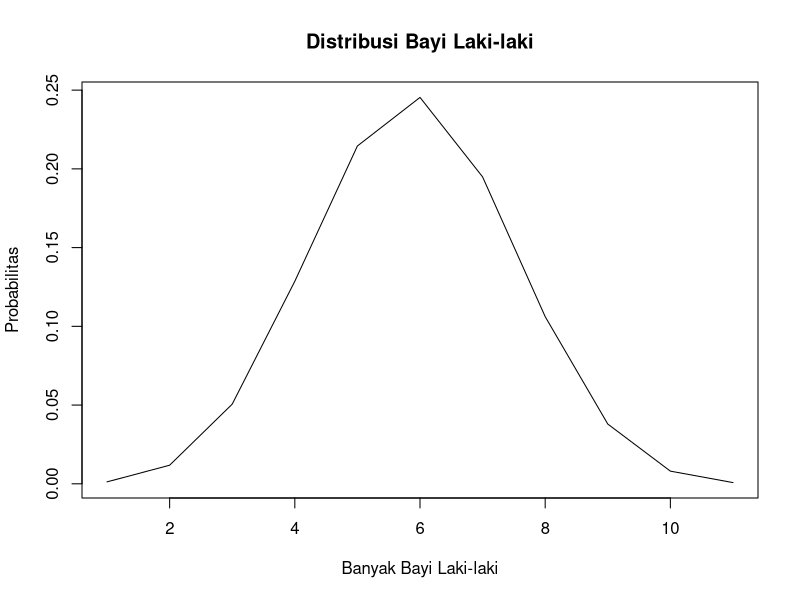
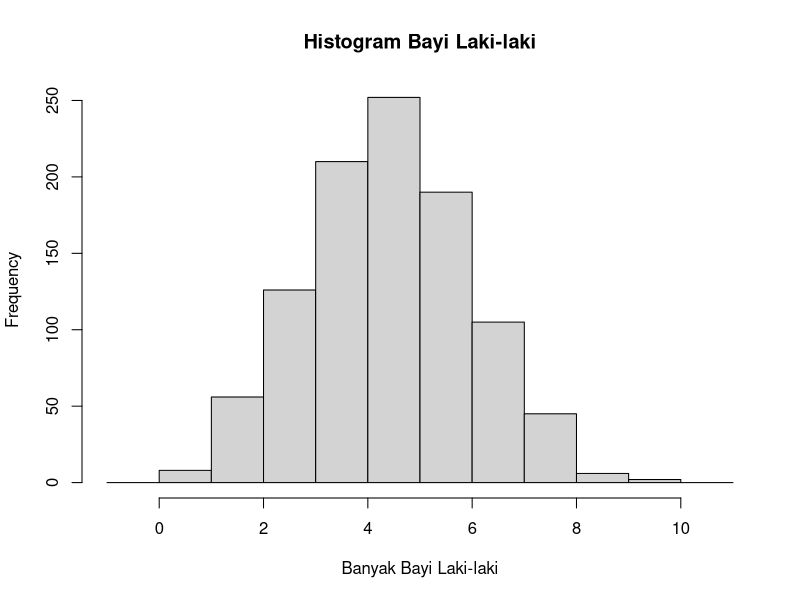
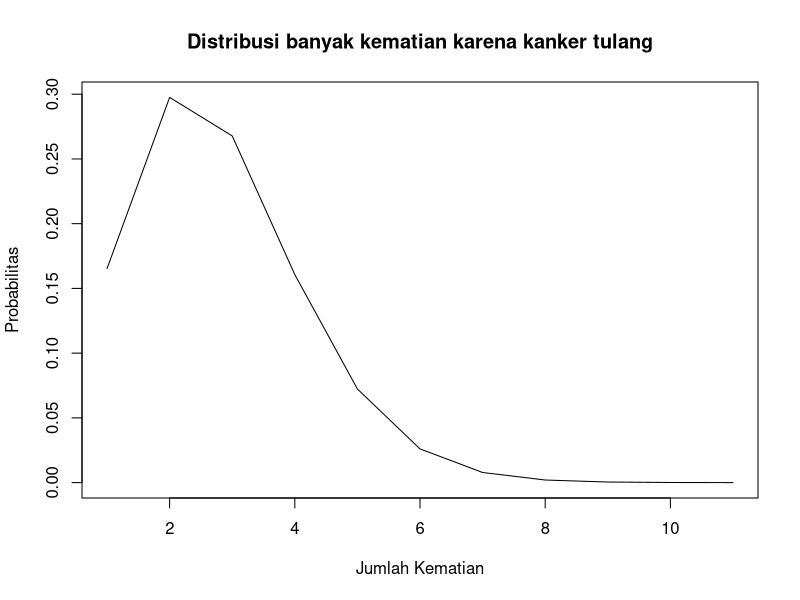
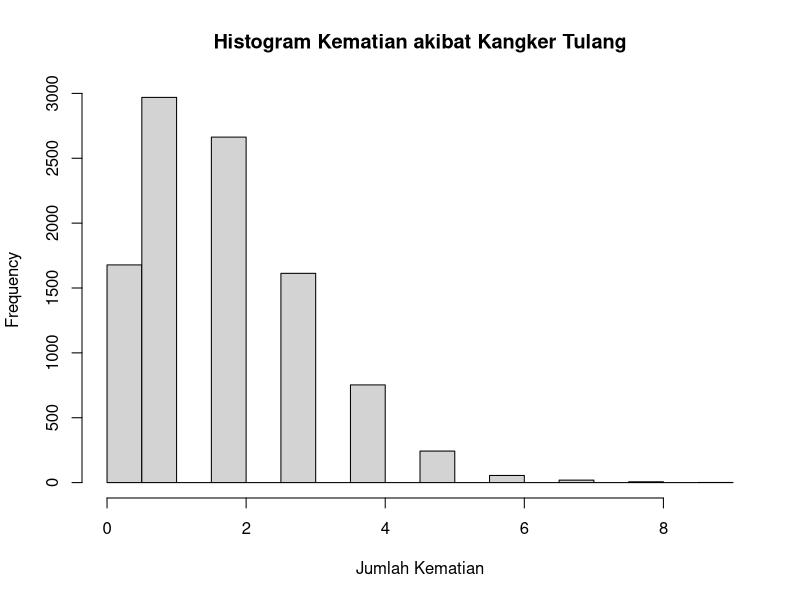
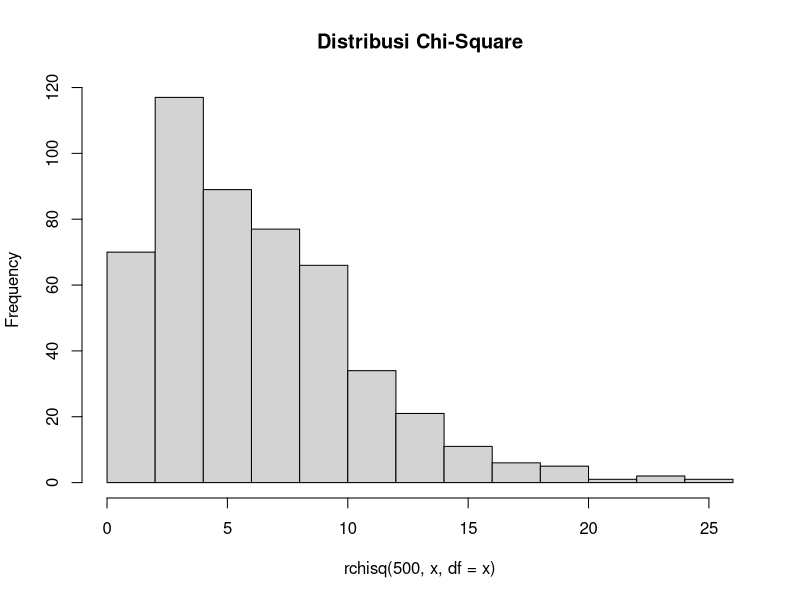
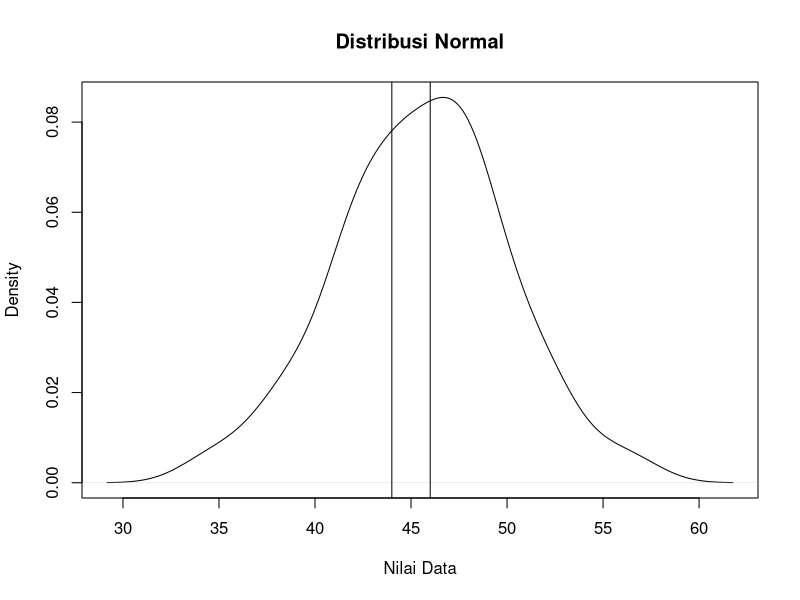
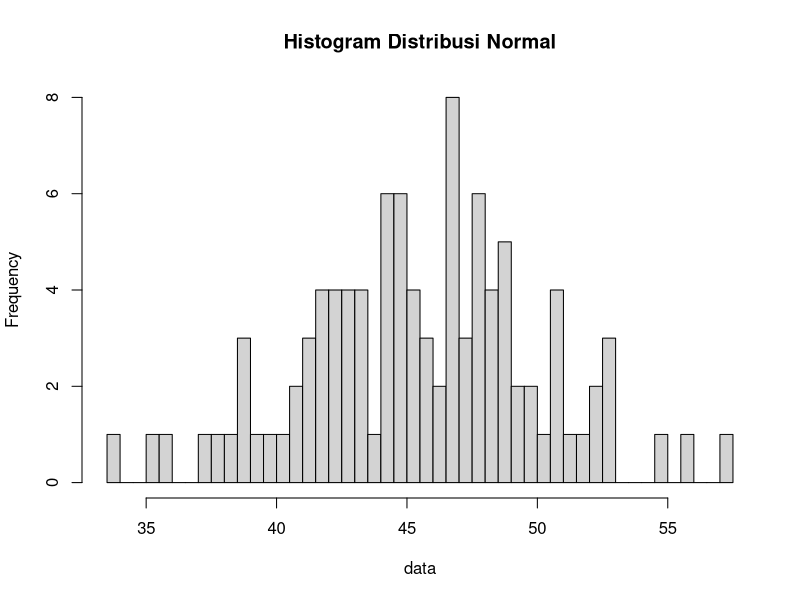

Source code (R) for these figures, in order:
# 1. Probabilitas seorang bayi yang baru lahir berjenis kelamin laki-laki adalah 0,488. Jika kita asumsikan bahwa dalam satu hari di rumah sakit terdapat 10 kelahiran, maka:

# 1.a. Pendistribusian banyak bayi laki-laki
n <- 10     # jumlah kelahiran
p <- 0.488  # probabilitas kelahiran laki-laki
x <- 0:n    # banyak bayi laki-laki
distribusi <- dbinom(x, n, p) 
print(distribusi)
plot(type = "l", distribusi, main = "Distribusi Bayi Laki-laki", 
     xlab = "Banyak Bayi Laki-laki", ylab = "Probabilitas")

# 1.b. probabilitas bahwa tepat tiga bayi di antaranya berjenis kelamin laki-laki
n <- 10    
p <- 0.488  
x <- 3      
probabilitas <- dbinom(x, n, p) 
cat("probabilitas tepat tiga bayi laki-laki adalah", probabilitas)

# 1.c. probabilitas bahwa kurang dari tiga bayi di antaranya berjenis kelamin laki-laki
n <- 10    
p <- 0.488  
x <- 2    
probabilitas <- pbinom(x, n, p) 
cat("probabilitas kurang dari tiga bayi adalah laki-laki adalah", probabilitas)

# 1.d. probabilitas bahwa tiga atau lebih bayi di antaranya berjenis kelamin laki-laki
n <- 10    
p <- 0.488  
x <- 3:n    
probabilitas <- dbinom(x, n, p) 
cat("probabilitas tiga atau lebih bayi adalah laki-laki adalah", sum(probabilitas))

# 1.e. nilai harapan dan simpangan baku banyak bayi laki-laki
n <- 10    
p <- 0.488  
q <- 1 - p  
µ <- n * p       # rata-rata
σ2 <- n * p * q  # varians
σ <- sqrt(σ2)    # simpangan baku
cat("Nilai harapan banyak bayi laki-laki adalah ", µ, "\n")
cat("Simpangan baku banyak bayi laki-laki adalah ", σ)

# 1.f. Histogram pendistribusian banyak bayi laki-laki
n <- 10    
p <- 0.488  
hist(rbinom(1000, n, p), breaks = seq(-1, n + 1, by = 1), 
     xlab = "Banyak Bayi Laki-laki", main = "Histogram Bayi Laki-laki")

#############################################################

# 2. Misalkan banyak kematian karena kanker tulang untuk seluruh pekerja di pabrik ban dalam 20 tahun ke depan adalah 1,8.

# 2.a. Bagaimana pendistribusian banyak kematian karena kanker tulang? Tentukan distribusi dengan parameter yang sesuai.
# distribusi Poisson dengan parameter λ = 1.8
λ <- 1.8  
x <- 0:10
distribusi <- dpois(x, λ) # distribusi Poisson
print(distribusi)
plot(type = "l", distribusi, main = "Distribusi banyak kematian karena kanker tulang", 
     xlab = "Jumlah Kematian", ylab = "Probabilitas")

# 2.b. Ada 4 kematian akibat kanker tulang yang dilaporkan di kalangan pekerja pabrik ban, apakah itu peristiwa yang tidak biasa? Hitung probabilitas berdasarkan distribusi yang telah dipilih 
λ <- 1.8  # rata-rata kematian
x <- 4    # jumlah kematian
probabilitas <- dpois(x, λ)
print(probabilitas)
# karena hasilnya kecil (0.07230173 atau 7.230173%) maka dapat dikatakan bahwa peristiwa tersebut tidak biasa

# 2.c. Berapa peluang paling banyak 4 kematian akibat kanker tulang?
λ <- 1.8  
x <- 4   
probabilitas <- ppois(x, λ)
print(probabilitas)

# 2.d. Berapa peluang lebih dari 4 kematian akibat kanker tulang?
λ <- 1.8  
x <- 4   
probabilitas <- ppois(x, λ)
print(1 - probabilitas)
# hasil = 0.03640666

# 2.e. Berdasarkan distribusi yang telah dipilih, berapakah nilai harapan dan standar deviasi banyak kematian akibat kanker tulang untuk pekerja pabrik ban?
λ <- 1.8  
x <- 4   
µ <- λ         # rata-rata
σ2 <- λ        # varians
σ <- sqrt(σ2)  # standar deviasi
cat("Nilai harapan banyak kematian akibat kanker tulang ", µ, "\n")
cat("standar deviasi banyak kematian akibat kanker tulang ", σ)

# 2.f. Gambarkan histogram pendistribusian banyak banyak kematian akibat kanker tulang untuk pekerja pabrik ban.
λ <- 1.8  
hist(rpois(10000, λ), 
     xlab = "Jumlah Kematian", main = "Histogram Kematian akibat Kangker Tulang")

# 2.g. Gunakan simulasi untuk memeriksa hasil sebelumnya.
λ <- 1.8  
data <- rpois(10000, λ)
print(data)

# 2.h. Jelaskan banyak kematian akibat kanker tulang berdasarkan simulasi Anda. Bandingkan jawaban pada pertanyaan 2d dengan hasil simulasi Anda.
λ <- 1.8  
data <- rpois(10000, λ)
result <- sum(data > 4) / length(data)
print(result)
# hasil yang didapatkan adalah 0.0378. Hasil tersebut tidaklah jauh dari hasil dari nomer 2.d. yaitu 0.03640666

#############################################################

# 3. Diketahui nilai x = 3 dan v = 10. Tentukan:

# 3.a. Fungsi probabilitas dari distribusi Chi-Square.
x <- 3
v <- 10
probabilitas <- dchisq(x, df = v)
print(probabilitas)

# 3.b. Histogram dari distribusi Chi-Square dengan 500 data acak.
x <- 3
v <- 10
hist(rchisq(500, x, df = x), main = "Distribusi Chi-Square")

# 3.c. Nilai rataan (μ) dan varian (σ2) dari distribusi Chi-Square.
x <- 3
v <- 10
µ <- v
σ2 <- 2 * v
cat("Nilai rataan (μ) dari distribusi Chi-Square adalah ", µ, "\n")
cat("Nilai dari distribusi Chi-Square adalah ", σ2, "\n")

#############################################################

# 4. Diketahui data bangkitan acak sebanyak 100 dengan mean = 45 dan sd = 5. Tentukan:

# 4.a. Fungsi probabilitas dari distribusi Normal P(X1 ≤ x ≤ X2), hitung z-scorenya dan plot data bangkitan acaknya dalam bentuk grafik. Petunjuk (gunakan fungsi plot()).
set.seed(1) 
x1 <- 44
x2 <- 46
µ <- 45
σ <- 5
z1 <- (x1 - µ) / σ
z2 <- (x2 - µ) / σ
data <- rnorm(100, mean = µ, sd = σ)
plot(density(data), main = "Distribusi Normal", xlab = "Nilai Data")
abline(v = x1)
abline(v = x2)

# 4.b. Gambarkan histogram dari distribusi Normal dengan breaks 50
set.seed(1) 
µ <- 45
σ <- 5
data <- rnorm(100, mean = µ, sd = σ)
hist(data, breaks = 50, main = "Histogram Distribusi Normal")

# 4.c. Nilai varian (σ2) dari hasil data bangkitan acak distribusi Normal.
set.seed(1) 
µ <- 45
σ <- 5
data <- rnorm(100, mean = µ, sd = σ)
σ2 <- var(data)
print(σ2)

#############################################################

# 5. Kerjakanlah menggunakan distribusi T-Student.

# 5.a. Berapa probabilitas terjadinya suatu peristiwa acak X kurang dari -2,34 dengan 6 derajat kebebasan?
x <- -2.34
df <- 6
probabilitas <- pt(x, df = df)
print(probabilitas)

# 5.b. Berapa probabilitas terjadinya suatu peristiwa acak X lebih dari 1,34 dengan 6 derajat kebebasan?
x <- 1.34
df <- 6
probabilitas <- pt(x, df = df, lower.tail = FALSE)
print(probabilitas)

# 5.c. Berapa probabilitas terjadinya suatu peristiwa acak X kurang dari -1,23 atau lebih besar dari 1,23 dengan 3 derajat kebebasan?
x1 <- -1.23
x2 <- 1.23
df <- 3
probabilitas <- pt(x1, df = df) + pt(x2, df = df, lower.tail = FALSE)
print(probabilitas)

# 5.d. Berapa probabilitas terjadinya suatu peristiwa acak X berada di antara -0,94 dan 0,94 dengan 14 derajat kebebasan?
x1 <- -0.94
x2 <- 0.94
df <- 14
probabilitas <- pt(x2, df = df) - pt(x1, df = df)
print(probabilitas)

# 5.e. Berapa nilai t-score dengan 5 derajat kebebasan yang memiliki luasan 0,0333 satuan persegi di bawah kurva dan di sebelah kiri t-score tersebut?
df <- 5        
alpha <- 0.0333
t_score <- qt(alpha, df = df)
print(t_score)

# 5.f. Berapa nilai t-score dengan 25 derajat kebebasan yang memiliki luasan 0,125 satuan persegi di bawah kurva dan di sebelah kanan t-score tersebut?
df <- 25  
alpha <- 0.125
t_score <- qt(alpha, df = df, lower.tail = FALSE)
print(t_score)

# 5.g. Berapa nilai t-score dengan 11 derajat kebebasan yang memiliki luasan 0,75 satuan persegi di bawah kurva dan di antara t-score tersebut dan negatif dari nilai t-score tersebut?
df <- 11
alpha <- 0.75
t_score <- qt(alpha, df = df)
negative_t_score <- qt(1 - alpha, df = df)
print(t_score)
print(negative_t_score)

# 5.h. Berapa nilai t-score dengan 23 derajat kebebasan yang memiliki luasan 0,0333 satuan persegi di bawah kurva dan di luar interval antara t-score tersebut dan negatif dari nilai t-score tersebut?
df <- 23
alpha <- 0.0333
t_score <- qt(alpha, df = df)
negative_t_score <- qt(1 - alpha, df = df, lower.tail = FALSE)
print(t_score)
print(negative_t_score)
